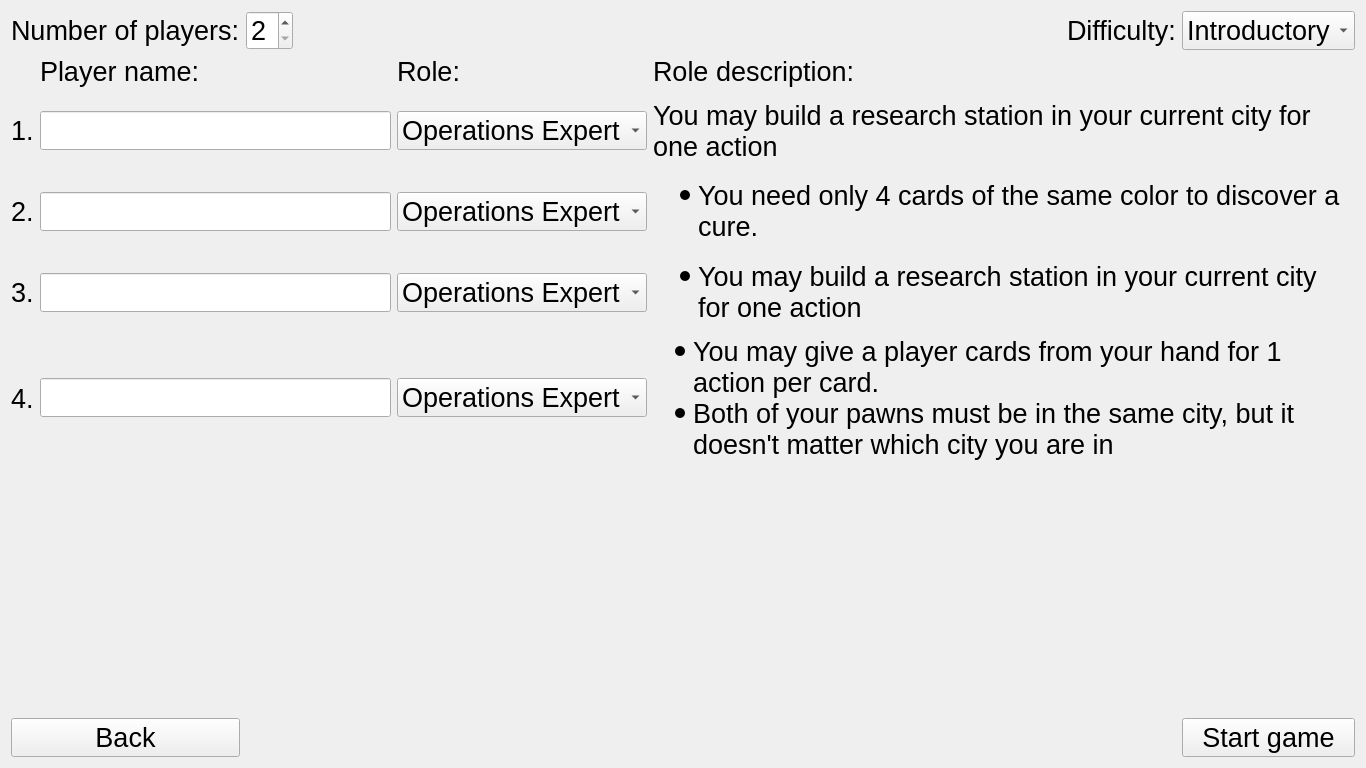
<?xml version="1.0" encoding="UTF-8"?>
<ui version="4.0">
 <class>NewGameMenu</class>
 <widget class="QWidget" name="NewGameMenu">
  <property name="windowModality">
   <enum>Qt::NonModal</enum>
  </property>
  <property name="enabled">
   <bool>true</bool>
  </property>
  <property name="geometry">
   <rect>
    <x>0</x>
    <y>0</y>
    <width>1366</width>
    <height>768</height>
   </rect>
  </property>
  <property name="sizePolicy">
   <sizepolicy hsizetype="Preferred" vsizetype="Preferred">
    <horstretch>0</horstretch>
    <verstretch>0</verstretch>
   </sizepolicy>
  </property>
  <property name="windowTitle">
   <string>CNewGameMenu</string>
  </property>
  <property name="styleSheet">
   <string notr="true">QWidget {font-size: 20pt; font-family: Arial;}
QLabel[objectName=&quot;roleDescriptionLabel_1&quot;],
QLabel[objectName=&quot;roleDescriptionLabel_2&quot;],
QLabel[objectName=&quot;roleDescriptionLabel_3&quot;],
QLabel[objectName=&quot;roleDescriptionLabel_4&quot;] {font-size: 15pt;}</string>
  </property>
  <layout class="QGridLayout" name="gridLayout_2">
   <item row="0" column="5">
    <widget class="QComboBox" name="difficultyComboBox">
     <property name="frame">
      <bool>true</bool>
     </property>
     <item>
      <property name="text">
       <string>Introductory</string>
      </property>
     </item>
     <item>
      <property name="text">
       <string>Medium</string>
      </property>
     </item>
     <item>
      <property name="text">
       <string>Heroic</string>
      </property>
     </item>
    </widget>
   </item>
   <item row="0" column="4">
    <widget class="QLabel" name="label_2">
     <property name="text">
      <string>Difficulty:</string>
     </property>
    </widget>
   </item>
   <item row="0" column="3">
    <spacer name="horizontalSpacer">
     <property name="orientation">
      <enum>Qt::Horizontal</enum>
     </property>
     <property name="sizeHint" stdset="0">
      <size>
       <width>40</width>
       <height>20</height>
      </size>
     </property>
    </spacer>
   </item>
   <item row="0" column="2">
    <widget class="QSpinBox" name="numberOfPlayersBox">
     <property name="minimum">
      <number>2</number>
     </property>
     <property name="maximum">
      <number>4</number>
     </property>
    </widget>
   </item>
   <item row="0" column="0" colspan="2">
    <widget class="QLabel" name="label">
     <property name="text">
      <string>Number of players:</string>
     </property>
    </widget>
   </item>
   <item row="3" column="0">
    <spacer name="verticalSpacer">
     <property name="orientation">
      <enum>Qt::Vertical</enum>
     </property>
     <property name="sizeType">
      <enum>QSizePolicy::MinimumExpanding</enum>
     </property>
     <property name="sizeHint" stdset="0">
      <size>
       <width>20</width>
       <height>40</height>
      </size>
     </property>
    </spacer>
   </item>
   <item row="4" column="0" colspan="2">
    <widget class="QPushButton" name="backButton">
     <property name="text">
      <string>Back</string>
     </property>
    </widget>
   </item>
   <item row="4" column="5">
    <widget class="QPushButton" name="startGameButton">
     <property name="text">
      <string>Start game</string>
     </property>
    </widget>
   </item>
   <item row="1" column="0" colspan="6">
    <layout class="QGridLayout" name="gridLayout">
     <item row="4" column="0">
      <widget class="QLabel" name="playerId_4">
       <property name="text">
        <string>4.</string>
       </property>
      </widget>
     </item>
     <item row="1" column="2">
      <widget class="QComboBox" name="playerRoleComboBox_1">
       <property name="sizePolicy">
        <sizepolicy hsizetype="Preferred" vsizetype="Fixed">
         <horstretch>0</horstretch>
         <verstretch>0</verstretch>
        </sizepolicy>
       </property>
       <property name="minimumSize">
        <size>
         <width>250</width>
         <height>0</height>
        </size>
       </property>
       <property name="sizeAdjustPolicy">
        <enum>QComboBox::AdjustToMinimumContentsLength</enum>
       </property>
       <item>
        <property name="text">
         <string>Operations Expert</string>
        </property>
       </item>
       <item>
        <property name="text">
         <string>Dispatcher</string>
        </property>
       </item>
       <item>
        <property name="text">
         <string>Medic</string>
        </property>
       </item>
       <item>
        <property name="text">
         <string>Scientist</string>
        </property>
       </item>
       <item>
        <property name="text">
         <string>Researcher</string>
        </property>
       </item>
      </widget>
     </item>
     <item row="3" column="1">
      <widget class="QLineEdit" name="playerName_3">
       <property name="enabled">
        <bool>true</bool>
       </property>
      </widget>
     </item>
     <item row="4" column="2">
      <widget class="QComboBox" name="playerRoleComboBox_4">
       <property name="sizePolicy">
        <sizepolicy hsizetype="Preferred" vsizetype="Fixed">
         <horstretch>0</horstretch>
         <verstretch>0</verstretch>
        </sizepolicy>
       </property>
       <property name="minimumSize">
        <size>
         <width>125</width>
         <height>0</height>
        </size>
       </property>
       <property name="sizeAdjustPolicy">
        <enum>QComboBox::AdjustToMinimumContentsLength</enum>
       </property>
       <item>
        <property name="text">
         <string>Operations Expert</string>
        </property>
       </item>
       <item>
        <property name="text">
         <string>Dispatcher</string>
        </property>
       </item>
       <item>
        <property name="text">
         <string>Medic</string>
        </property>
       </item>
       <item>
        <property name="text">
         <string>Scientist</string>
        </property>
       </item>
       <item>
        <property name="text">
         <string>Researcher</string>
        </property>
       </item>
      </widget>
     </item>
     <item row="3" column="3">
      <widget class="QLabel" name="roleDescriptionLabel_3">
       <property name="minimumSize">
        <size>
         <width>0</width>
         <height>75</height>
        </size>
       </property>
       <property name="text">
        <string>&lt;html&gt;
&lt;head/&gt;
&lt;body&gt;
&lt;table&gt;&lt;tr&gt;&lt;td&gt;
  &lt;img src=&quot;:/roles/img/operationsexpert.png&quot; width=&quot;80&quot; height=&quot;80&quot;/&gt;
&lt;/td&gt;&lt;td style=&quot;vertical-align: middle;&quot;&gt;
  &lt;ul&gt;
    &lt;li&gt;You may build a research station in your current city for one action&lt;/li&gt;
  &lt;/ul&gt;
&lt;/td&gt;&lt;/tr&gt;&lt;/table&gt;
&lt;/body&gt;
&lt;/html&gt;</string>
       </property>
       <property name="scaledContents">
        <bool>false</bool>
       </property>
       <property name="wordWrap">
        <bool>true</bool>
       </property>
      </widget>
     </item>
     <item row="1" column="1">
      <widget class="QLineEdit" name="playerName_1">
       <property name="sizePolicy">
        <sizepolicy hsizetype="Expanding" vsizetype="Fixed">
         <horstretch>1</horstretch>
         <verstretch>0</verstretch>
        </sizepolicy>
       </property>
      </widget>
     </item>
     <item row="2" column="3">
      <widget class="QLabel" name="roleDescriptionLabel_2">
       <property name="minimumSize">
        <size>
         <width>0</width>
         <height>75</height>
        </size>
       </property>
       <property name="text">
        <string>&lt;html&gt;&lt;head/&gt;&lt;body&gt;&lt;table&gt;&lt;tr&gt;&lt;td&gt;&lt;img src=&quot;:/roles/img/scientist.png&quot;        width=100 height=100 /&gt;&lt;/td&gt;&lt;td style=&quot;vertical-align: middle;&quot;&gt;&lt;ul&gt;&lt;li&gt;You need only 4 cards of the same color to discover a cure.&lt;/li&gt;&lt;/ul&gt;&lt;/td&gt;&lt;/tr&gt;&lt;/table&gt;&lt;/body&gt;&lt;/html&gt;</string>
       </property>
       <property name="scaledContents">
        <bool>false</bool>
       </property>
       <property name="wordWrap">
        <bool>true</bool>
       </property>
      </widget>
     </item>
     <item row="1" column="3">
      <widget class="QLabel" name="roleDescriptionLabel_1">
       <property name="sizePolicy">
        <sizepolicy hsizetype="Expanding" vsizetype="Preferred">
         <horstretch>2</horstretch>
         <verstretch>0</verstretch>
        </sizepolicy>
       </property>
       <property name="minimumSize">
        <size>
         <width>0</width>
         <height>75</height>
        </size>
       </property>
       <property name="text">
        <string>You may build a research station in your current city for one action</string>
       </property>
       <property name="scaledContents">
        <bool>false</bool>
       </property>
       <property name="wordWrap">
        <bool>true</bool>
       </property>
      </widget>
     </item>
     <item row="4" column="3">
      <widget class="QLabel" name="roleDescriptionLabel_4">
       <property name="minimumSize">
        <size>
         <width>0</width>
         <height>75</height>
        </size>
       </property>
       <property name="text">
        <string>&lt;html&gt;&lt;head/&gt;&lt;body&gt;&lt;ul&gt;&lt;li&gt;You may give a player cards from your hand for 1 action per card.&lt;/li&gt;&lt;li&gt;Both of your pawns must be in the same city, but it doesn't matter which city you are in&lt;/li&gt;&lt;/ul&gt;&lt;/body&gt;&lt;/html&gt;</string>
       </property>
       <property name="scaledContents">
        <bool>false</bool>
       </property>
       <property name="wordWrap">
        <bool>true</bool>
       </property>
      </widget>
     </item>
     <item row="2" column="0">
      <widget class="QLabel" name="playerId_2">
       <property name="text">
        <string>2.</string>
       </property>
      </widget>
     </item>
     <item row="1" column="0">
      <widget class="QLabel" name="playerId_1">
       <property name="text">
        <string>1.</string>
       </property>
      </widget>
     </item>
     <item row="3" column="0">
      <widget class="QLabel" name="playerId_3">
       <property name="text">
        <string>3.</string>
       </property>
      </widget>
     </item>
     <item row="2" column="1">
      <widget class="QLineEdit" name="playerName_2"/>
     </item>
     <item row="3" column="2">
      <widget class="QComboBox" name="playerRoleComboBox_3">
       <property name="sizePolicy">
        <sizepolicy hsizetype="Preferred" vsizetype="Fixed">
         <horstretch>0</horstretch>
         <verstretch>0</verstretch>
        </sizepolicy>
       </property>
       <property name="minimumSize">
        <size>
         <width>125</width>
         <height>0</height>
        </size>
       </property>
       <property name="sizeAdjustPolicy">
        <enum>QComboBox::AdjustToMinimumContentsLength</enum>
       </property>
       <item>
        <property name="text">
         <string>Operations Expert</string>
        </property>
       </item>
       <item>
        <property name="text">
         <string>Dispatcher</string>
        </property>
       </item>
       <item>
        <property name="text">
         <string>Medic</string>
        </property>
       </item>
       <item>
        <property name="text">
         <string>Scientist</string>
        </property>
       </item>
       <item>
        <property name="text">
         <string>Researcher</string>
        </property>
       </item>
      </widget>
     </item>
     <item row="2" column="2">
      <widget class="QComboBox" name="playerRoleComboBox_2">
       <property name="sizePolicy">
        <sizepolicy hsizetype="Preferred" vsizetype="Fixed">
         <horstretch>0</horstretch>
         <verstretch>0</verstretch>
        </sizepolicy>
       </property>
       <property name="minimumSize">
        <size>
         <width>125</width>
         <height>0</height>
        </size>
       </property>
       <property name="sizeAdjustPolicy">
        <enum>QComboBox::AdjustToMinimumContentsLength</enum>
       </property>
       <item>
        <property name="text">
         <string>Operations Expert</string>
        </property>
       </item>
       <item>
        <property name="text">
         <string>Dispatcher</string>
        </property>
       </item>
       <item>
        <property name="text">
         <string>Medic</string>
        </property>
       </item>
       <item>
        <property name="text">
         <string>Scientist</string>
        </property>
       </item>
       <item>
        <property name="text">
         <string>Researcher</string>
        </property>
       </item>
      </widget>
     </item>
     <item row="4" column="1">
      <widget class="QLineEdit" name="playerName_4"/>
     </item>
     <item row="0" column="1">
      <widget class="QLabel" name="label_3">
       <property name="text">
        <string>Player name:</string>
       </property>
      </widget>
     </item>
     <item row="0" column="2">
      <widget class="QLabel" name="label_4">
       <property name="text">
        <string>Role:</string>
       </property>
      </widget>
     </item>
     <item row="0" column="3">
      <widget class="QLabel" name="label_5">
       <property name="text">
        <string>Role description:</string>
       </property>
      </widget>
     </item>
    </layout>
   </item>
  </layout>
 </widget>
 <layoutdefault spacing="6" margin="11"/>
 <tabstops>
  <tabstop>numberOfPlayersBox</tabstop>
  <tabstop>difficultyComboBox</tabstop>
  <tabstop>playerName_1</tabstop>
  <tabstop>playerRoleComboBox_1</tabstop>
  <tabstop>playerName_2</tabstop>
  <tabstop>playerRoleComboBox_2</tabstop>
  <tabstop>playerName_3</tabstop>
  <tabstop>playerRoleComboBox_3</tabstop>
  <tabstop>playerName_4</tabstop>
  <tabstop>playerRoleComboBox_4</tabstop>
  <tabstop>backButton</tabstop>
  <tabstop>startGameButton</tabstop>
 </tabstops>
 <resources/>
 <connections/>
</ui>
